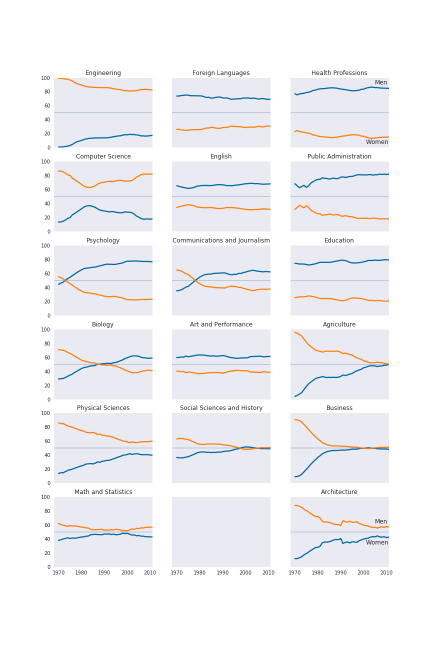
#> input picture test2.png, 864 x 1296 px (shown at 1/2 size); its folder holds only this picture in this run
$ python -i image_utils.py   (imports and definitions only)
#> lines starting #> are read from the running program, lines starting #| are printed output that depends on the picture
from tqdm import tqdm, tqdm_notebook
import os
import numpy as np
from PIL import Image, ImageOps
from IPython.display import HTML, display, clear_output
from tqdm import tnrange, tqdm_notebook
import cv2


def make_square_by_padding(im, pad_color=(0,155,255)):
    """takes in a image, pads it to make it square, returns it"""
    if im.height == im.width:
        return im
    pad = abs(im.height - im.width)

    if im.width < im.height:
        padding = (0, 0, pad, 0) # padding is LTRB
    else:
        padding = (0, pad, 0, 0)

    return ImageOps.expand(im, padding, pad_color)


def pre_process_image(file_name):
    """takes in a file_name, opens it and returns the preprocessed image"""
#> called with file_name = 'test2.png'
    im = Image.open(file_name)
#> im is the input picture: PIL image 864x1296 RGBA; mean R, G, B, A 242.6, 242.5, 245.5, 255

    # check that image is RGB
    if im.mode != 'RGB':
        im = im.convert('RGB')
#> im: PIL image 864x1296 RGB

    # pad the image so its 1:1
    im = make_square_by_padding(im, pad_color=(255,255,255))
#> in make_square_by_padding, `return ImageOps.expand(im, padding, pad_color)`:
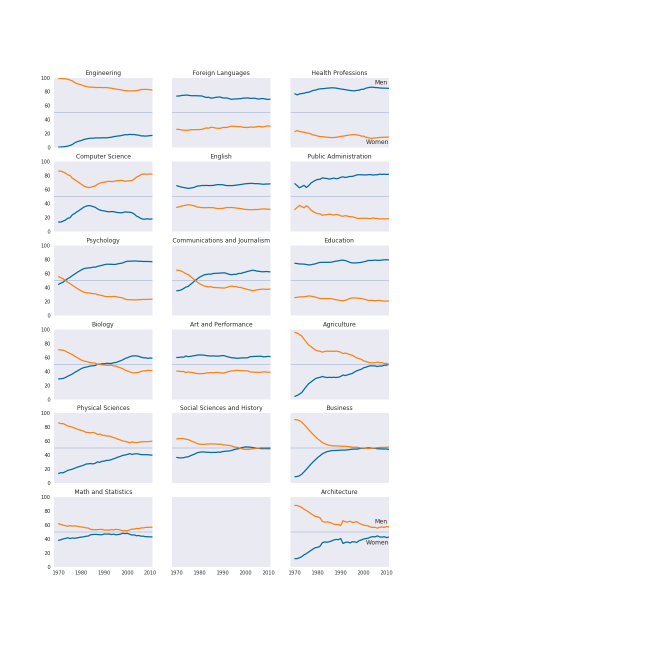
#> returned value: PIL image 1296x1296 RGB (shown at 1/2 size); mean R, G, B 246.7, 246.6, 248.7

    # reshape to 128x128x3
    im = im.resize((128,128))
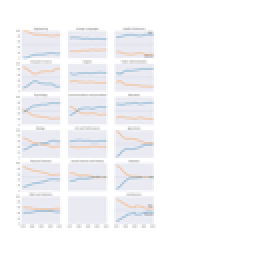
#> im: PIL image 128x128 RGB (shown 2 times larger); mean R, G, B 246.7, 246.6, 248.6

    # contrast stretch
    im = ImageOps.autocontrast(im)
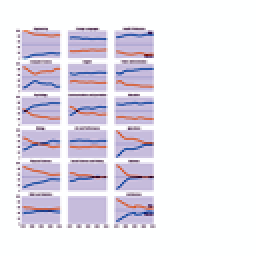
#> im: PIL image 128x128 RGB (shown 2 times larger); mean R, G, B 231.7, 228, 237.9

    return im

# [42 lines left out: functions preprocess_all_images_in_dir, read_all_images_in_dir, not called in this run]

>>> result = pre_process_image('test2.png')
